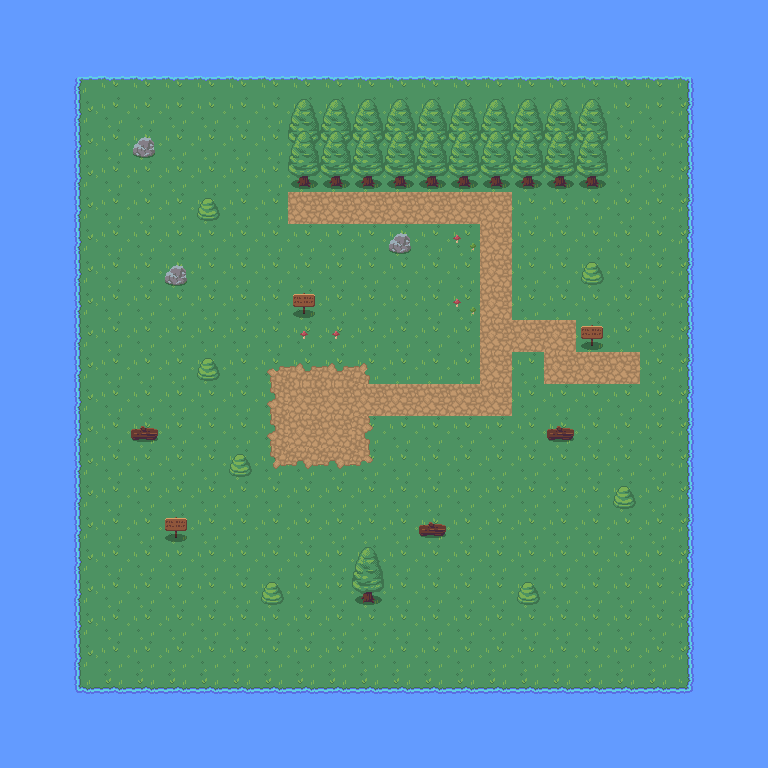

Tiled map render using the project's own tile images. Description and the whole map definition, tile-layer contents included, below:
An orthogonal 24x24 tile map with 32x32 px tiles, 2 tile layers (Tile Layer 1, Tile Layer 2).

<map version="1.10" tiledversion="1.10.2" orientation="orthogonal" renderorder="right-down" width="24" height="24" tilewidth="32" tileheight="32" infinite="0" nextlayerid="3" nextobjectid="1">
 <tileset firstgid="1" source="Nature RPG Tileset.tsx" />
 <layer id="1" name="Tile Layer 1" width="24" height="24">
  <data encoding="csv">
152,152,152,152,152,152,152,152,152,152,152,152,152,152,152,152,152,152,152,152,152,152,152,152,
152,152,152,152,152,152,152,152,152,152,152,152,152,152,152,152,152,152,152,152,152,152,152,152,
152,152,66,67,67,67,67,67,67,67,67,67,67,67,67,67,67,67,67,67,67,68,152,152,
152,152,86,142,142,142,142,142,142,142,142,142,142,142,142,142,142,142,142,142,142,88,152,152,
152,152,86,142,142,142,142,142,142,142,142,142,142,142,142,142,142,142,142,142,142,88,152,152,
152,152,86,142,142,142,142,142,142,142,142,142,142,142,142,142,142,142,142,142,142,88,152,152,
152,152,86,142,142,142,142,142,142,142,142,142,142,142,142,142,142,142,142,142,142,88,152,152,
152,152,86,142,142,142,142,142,142,142,142,142,142,142,142,142,142,142,142,142,142,88,152,152,
152,152,86,142,142,142,142,142,142,142,142,142,142,142,142,142,142,142,142,142,142,88,152,152,
152,152,86,142,142,142,142,142,142,142,142,142,142,142,142,142,142,142,142,142,142,88,152,152,
152,152,86,142,142,142,142,142,142,142,142,142,142,142,142,142,142,142,142,142,142,88,152,152,
152,152,86,142,142,142,142,142,142,142,142,142,142,142,142,142,142,142,142,142,142,88,152,152,
152,152,86,142,142,142,142,142,142,142,142,142,142,142,142,142,142,142,142,142,142,88,152,152,
152,152,86,142,142,142,142,142,142,142,142,142,142,142,142,142,142,142,142,142,142,88,152,152,
152,152,86,142,142,142,142,142,142,142,142,142,142,142,142,142,142,142,142,142,142,88,152,152,
152,152,86,142,142,142,142,142,142,142,142,142,142,142,142,142,142,142,142,142,142,88,152,152,
152,152,86,142,142,142,142,142,142,142,142,142,142,142,142,142,142,142,142,142,142,88,152,152,
152,152,86,142,142,142,142,142,142,142,142,142,142,142,142,142,142,142,142,142,142,88,152,152,
152,152,86,142,142,142,142,142,142,142,142,142,142,142,142,142,142,142,142,142,142,88,152,152,
152,152,86,142,142,142,142,142,142,142,142,142,142,142,142,142,142,142,142,41,142,88,152,152,
152,152,86,142,142,142,142,142,142,142,142,142,142,142,142,142,142,142,142,142,142,88,152,152,
152,152,106,107,107,107,107,107,107,107,107,107,107,107,107,107,107,107,107,107,107,108,152,152,
152,152,152,152,152,152,152,152,152,152,152,152,152,152,152,152,152,152,152,152,152,152,152,152,
152,152,152,152,152,152,152,152,152,152,152,152,152,152,152,152,152,152,152,152,152,152,152,152
</data>
 </layer>
 <layer id="2" name="Tile Layer 2" width="24" height="24">
  <data encoding="csv">
0,0,0,0,0,0,0,0,0,0,0,0,0,0,0,0,0,0,0,0,0,0,0,0,
0,0,0,0,0,0,0,0,0,0,0,0,0,0,0,0,0,0,0,0,0,0,0,0,
0,0,0,0,0,0,0,0,0,0,0,0,0,0,0,0,0,0,0,0,0,0,0,0,
0,0,0,0,0,0,0,0,0,1,1,1,1,1,1,1,1,1,1,0,0,0,0,0,
0,0,0,0,23,0,0,0,0,2,2,2,2,2,2,2,2,2,2,0,0,0,0,0,
0,0,0,0,0,0,0,0,0,21,21,21,21,21,21,21,21,21,21,0,0,0,0,0,
0,0,0,0,0,0,22,0,0,43,43,43,43,43,43,43,0,0,0,0,0,0,0,0,
0,0,0,0,0,0,0,0,0,0,0,0,23,0,24,43,82,82,0,0,0,0,0,0,
0,0,0,0,0,23,0,0,0,0,0,0,0,0,0,43,82,82,22,0,0,0,0,0,
0,0,0,0,0,0,0,0,0,3,0,0,0,0,24,43,82,82,0,0,0,0,0,0,
0,0,0,0,0,0,0,0,0,4,4,0,0,0,0,43,43,43,3,0,0,0,0,0,
0,0,0,0,0,0,22,0,126,127,127,128,142,142,142,43,82,43,43,43,0,0,0,0,
0,0,0,0,0,0,0,0,146,147,147,92,92,92,92,92,0,0,0,0,0,0,0,0,
0,0,0,0,5,0,0,0,146,147,147,148,142,142,142,142,0,5,0,0,0,0,0,0,
0,0,0,0,0,0,0,22,166,167,167,168,0,0,0,0,0,0,0,0,0,0,0,0,
0,0,0,0,0,0,0,0,0,0,0,0,0,0,0,0,0,0,0,22,0,0,0,0,
0,0,0,0,0,3,0,0,0,0,0,0,0,5,0,0,0,0,0,0,0,0,0,0,
0,0,0,0,0,0,0,0,0,0,0,1,82,0,0,0,0,0,0,0,0,0,0,0,
0,0,0,0,0,0,0,0,22,0,0,21,0,0,0,0,22,0,0,0,0,0,0,0,
0,0,0,0,0,0,0,0,0,0,0,0,0,0,0,0,0,0,0,0,0,0,0,0,
0,0,0,0,0,0,0,0,0,0,0,0,0,0,0,0,0,0,0,0,0,0,0,0,
0,0,0,0,0,0,0,0,0,0,0,0,0,0,0,0,0,0,0,0,0,0,0,0,
0,0,0,0,0,0,0,0,0,0,0,0,0,0,0,0,0,0,0,0,0,0,0,0,
0,0,0,0,0,0,0,0,0,0,0,0,0,0,0,0,0,0,0,0,0,0,0,0
</data>
 </layer>
</map>
